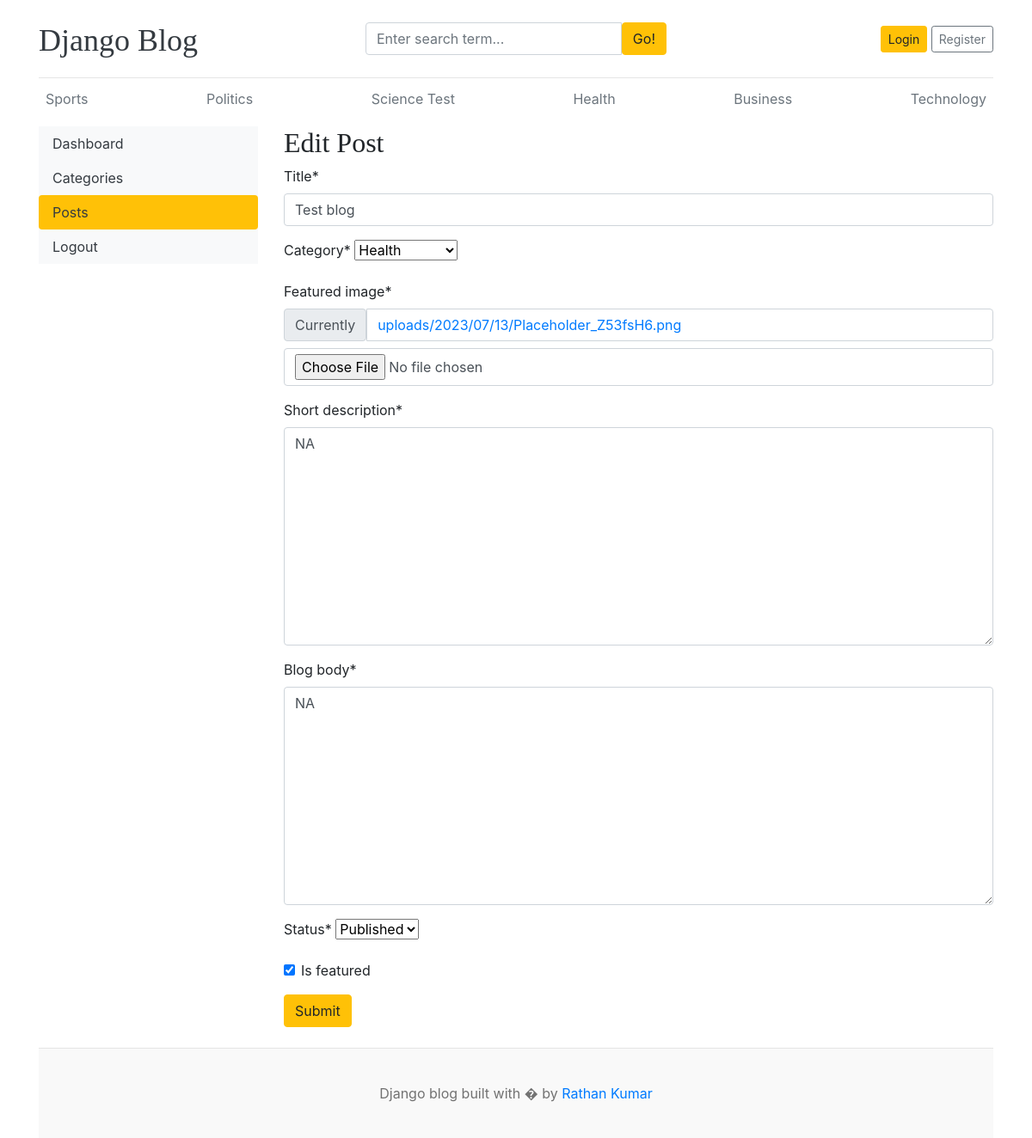
Before: /dashboard/posts/edit/10/ with the older database file.
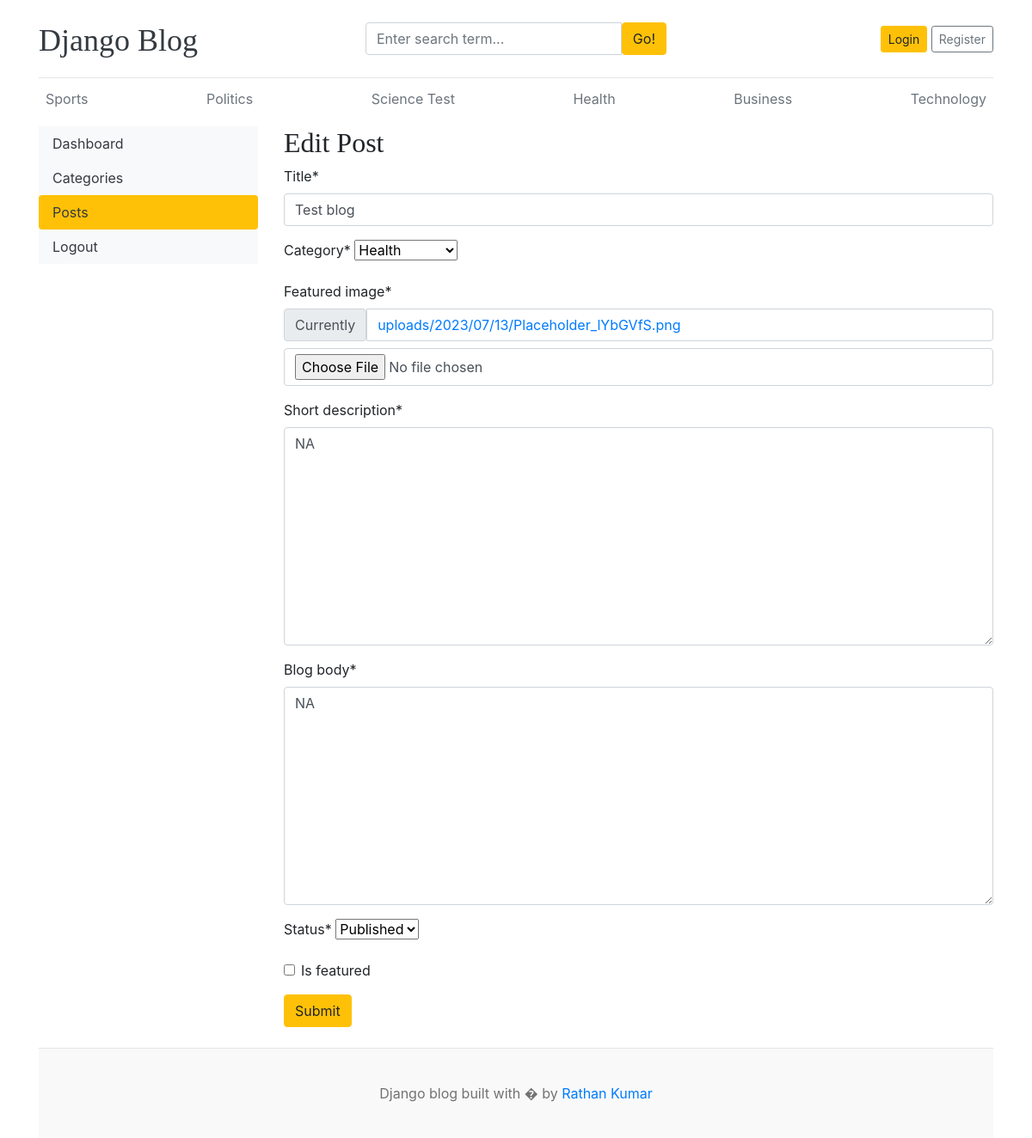
After: the same page with the newer database file.
### blogs/models.py (models this page shows, shortened)
class Blog(models.Model):
    title = models.CharField(max_length=100)
    slug = models.SlugField(max_length=100, unique=True, blank=True)
    category = models.ForeignKey(Category, on_delete=models.CASCADE)
    author = models.ForeignKey(User, on_delete=models.CASCADE)
    featured_image = models.ImageField(upload_to="uploads/%Y/%m/%d")
    short_description = models.TextField(max_length=500)
    blog_body = models.TextField(max_length=2000)
    status = models.CharField(max_length=20, choices=STATUS_CHOICES, default="Draft")
    is_featured = models.BooleanField(default=False)
    created_at = models.DateTimeField(auto_now_add=True)
    updated_at = models.DateTimeField(auto_now=True)

### dashboards/views.py (the view, shortened to what this page needs)
# urls.py: path("posts/edit/<int:pk>/", views.edit_post, name="edit_post"),
def edit_post(request, pk):
    post = get_object_or_404(Blog, pk=pk)
    form = BlogPostForm(instance=post)
    context = {
        "form": form,
        "post": post,
    }
    return render(request, "dashboard/edit_post.html", context)

### dashboards/forms.py
class BlogPostForm(forms.ModelForm):
    class Meta:
        model = Blog
        fields = (
            "title",
            "category",
            "featured_image",
            "short_description",
            "blog_body",
            "status",
            "is_featured",
        )

### blogs/context_processors.py (called while the page is built)
def get_categories(request):
    categories = Category.objects.all()
    return dict(categories=categories)

### blogs/models.py (called while the page is built)
    def __str__(self):
        return self.category_name

### templates/dashboard/edit_post.html (shortened to what this page needs)
{% extends 'base.html' %}
{% block content %}
{% load crispy_forms_tags %}
<div class="row">
    {% include 'dashboard/sidebar.html' %}
    <div class="col-md-9">
        <h2>Edit Post</h2>
        <form action="{% url 'edit_post' post.id %}" method="POST" enctype="multipart/form-data">
            {{ form | crispy }}
            <button class="btn btn-warning" type="submit">Submit</button>
        </form>
        <br>
    </div>
</div>
{% endblock %}

Changed rows visible on the page:
changed Blog "Test blog": is_featured "☑" → "☐"
Other visible differences:
text no longer shown: "Title * Category * Featured image * Currently uploads/2023/07/13/Placeholder_Z53fsH6.png Short description * Blog body * Status * Is featured"
text now shown: "Title * Category * Featured image * Currently uploads/2023/07/13/Placeholder_lYbGVfS.png Short description * Blog body * Status * Is featured"
